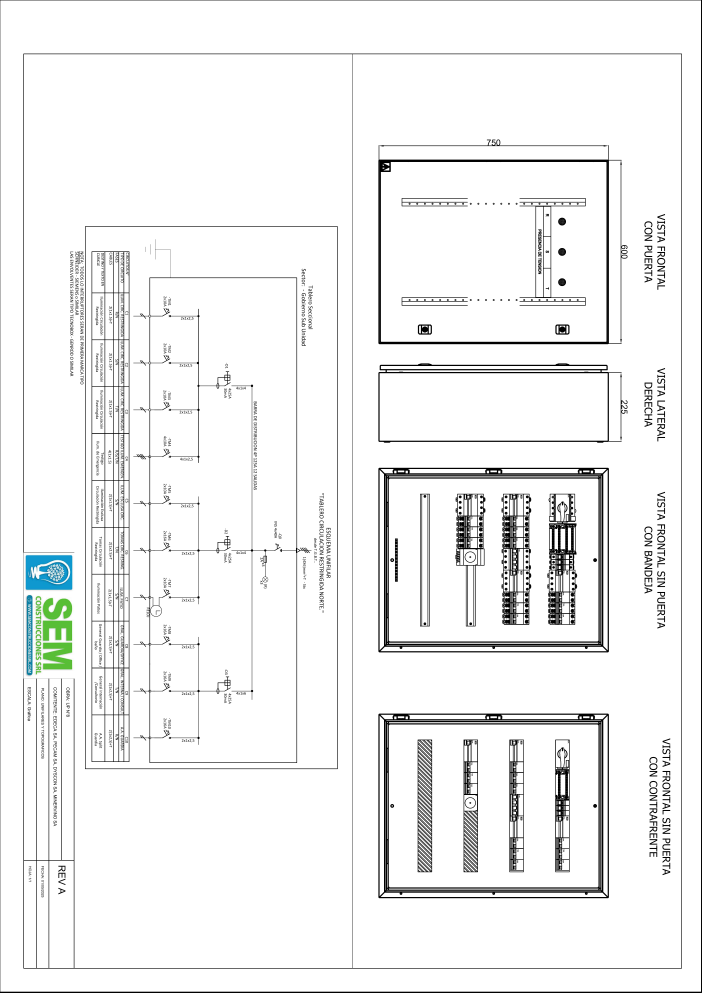
#> input picture files/convertidos/IE-UNI-TOPO R1 - T CR Norte_p1.png, 3508 x 4961 px (shown at 1/5 size); its folder holds only this picture in this run
$ python png.py
#> lines starting #> are read from the running program, lines starting #| are printed output that depends on the picture
import cv2
import numpy as np
import os

def generar_tiles_entrenamiento(carpeta_origen="convertidos",
                                carpeta_destino="pedazos",
                                tile_size=1280,
                                overlap=200,
                                umbral_detalle=0.005):
    """
    Divide los planos en fragmentos de 1280x1280 filtrando los que están vacíos.
    """
#> called with carpeta_origen = 'convertidos', carpeta_destino = 'pedazos', tile_size = 1280, overlap = 200, umbral_detalle = 0.005
    if not os.path.exists(carpeta_destino):
        os.makedirs(carpeta_destino)
        print(f"📁 Carpeta creada: {carpeta_destino}")

    # Listar archivos PNG exportados a 300 DPI
    imagenes = [f for f in os.listdir(carpeta_origen) if f.lower().endswith('.png')]

    if not imagenes:
        print(f"⚠️ No hay imágenes en {carpeta_origen}. Ejecuta primero el script de exportación.")
        return

    total_tiles_generados = 0

    for img_name in imagenes:
        ruta_img = os.path.join(carpeta_origen, img_name)
        img = cv2.imread(ruta_img)
#> img is the input picture: shape (4961, 3508, 3); mean B, G, R 241.6, 241.8, 241.3
        if img is None: continue

        # Convertir a gris para analizar contenido rápidamente
        gray = cv2.cvtColor(img, cv2.COLOR_BGR2GRAY)
        h, w = gray.shape
#> h = 4961; w = 3508

        nombre_base = os.path.splitext(img_name)[0]
        count = 0

        # Barrido por coordenadas con solapamiento (overlap)
        for y in range(0, h - tile_size // 2, tile_size - overlap):
            for x in range(0, w - tile_size // 2, tile_size - overlap):

                # Ajustar el cuadro para no salir de los bordes del plano
                y_end = min(y + tile_size, h)
                x_end = min(x + tile_size, w)
                y_start = max(0, y_end - tile_size)
                x_start = max(0, x_end - tile_size)

                # Extraer el fragmento (Tile)
                tile = img[y_start:y_end, x_start:x_end]
                tile_gray = gray[y_start:y_end, x_start:x_end]

                # --- FILTRO DE CONTENIDO ---
                # Contamos píxeles que no son blancos (trazos del plano)
                # Un valor < 250 indica que hay dibujo o texto
                puntos_interes = np.sum(tile_gray < 250)
                proporcion = puntos_interes / tile_gray.size

                if proporcion > umbral_detalle:
                    nombre_tile = f"{nombre_base}_tile_{count}.jpg"
                    ruta_salida = os.path.join(carpeta_destino, nombre_tile)

                    # Guardar como JPG para que Roboflow lo procese más rápido
                    cv2.imwrite(ruta_salida, tile, [int(cv2.IMWRITE_JPEG_QUALITY), 95])
                    count += 1
                    total_tiles_generados += 1
#> this loop made 5 passes
#> pass 1, in generar_tiles_entrenamiento, `cv2.imwrite(ruta_salida, tile, [int(cv2.IMWRITE_JPEG_QUALITY), 95])`:
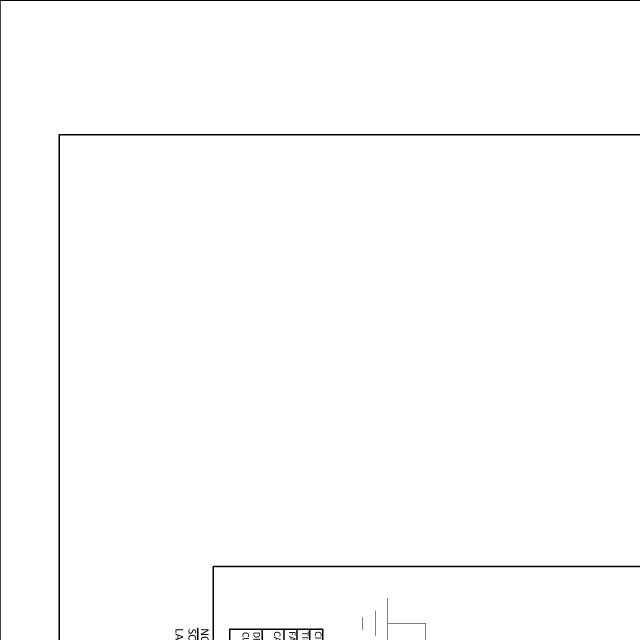
#> saved as IE-UNI-TOPO R1 - T CR Norte_p1_tile_0.jpg: shape (1280, 1280, 3) (shown at 1/2 size); min 0, max 255, mean 252.5
#> pass 1, in generar_tiles_entrenamiento, `cv2.imwrite(ruta_salida, tile, [int(cv2.IMWRITE_JPEG_QUALITY), 95])`:
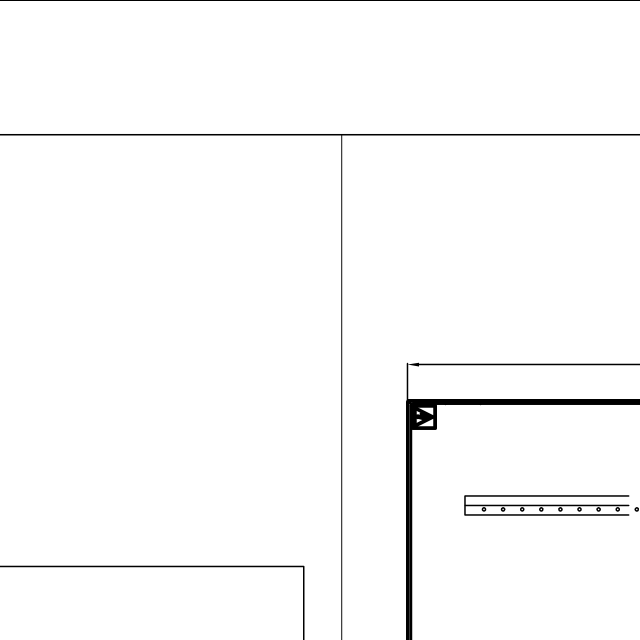
#> saved as IE-UNI-TOPO R1 - T CR Norte_p1_tile_1.jpg: shape (1280, 1280, 3) (shown at 1/2 size); min 0, max 255, mean 250.5
#> pass 1, in generar_tiles_entrenamiento, `cv2.imwrite(ruta_salida, tile, [int(cv2.IMWRITE_JPEG_QUALITY), 95])`:
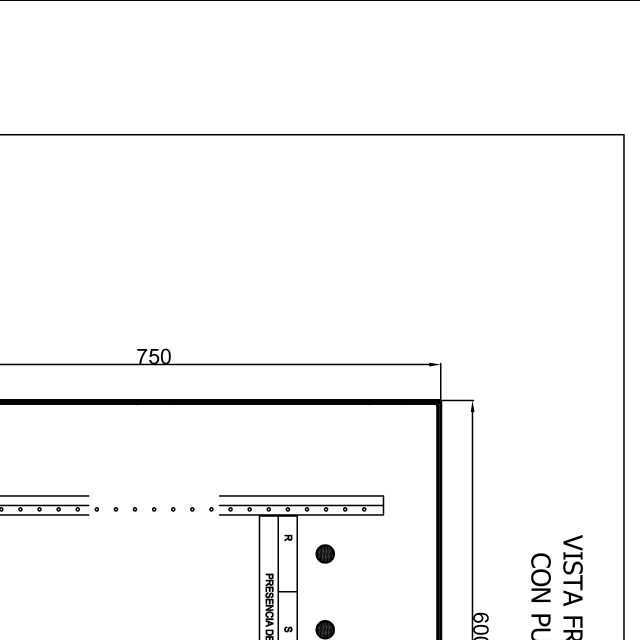
#> saved as IE-UNI-TOPO R1 - T CR Norte_p1_tile_2.jpg: shape (1280, 1280, 3) (shown at 1/2 size); min 0, max 255, mean 247.5
#> pass 2, in generar_tiles_entrenamiento, `cv2.imwrite(ruta_salida, tile, [int(cv2.IMWRITE_JPEG_QUALITY), 95])`:
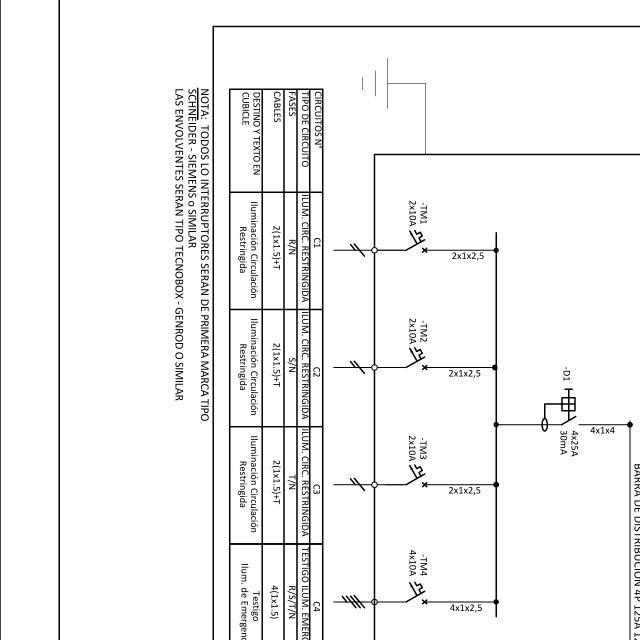
#> saved as IE-UNI-TOPO R1 - T CR Norte_p1_tile_3.jpg: shape (1280, 1280, 3) (shown at 1/2 size); min 0, max 255, mean 243.6
#> after the loop, count = 15; total_tiles_generados = 15

        print(f"✅ {img_name}: Generados {count} fragmentos con contenido.")
#| ✅ IE-UNI-TOPO R1 - T CR Norte_p1.png: Generados 15 fragmentos con contenido.

    print(f"\n🚀 Proceso finalizado. Total de imágenes para Roboflow: {total_tiles_generados}")
#| 🚀 Proceso finalizado. Total de imágenes para Roboflow: 15

if __name__ == "__main__":
    # Asegúrate de que la carpeta de origen coincida con la de tu script anterior
    generar_tiles_entrenamiento()

$ run again, on files/convertidos/IE-UNI-TOPO R1 - T Guardia Sur_p1.png
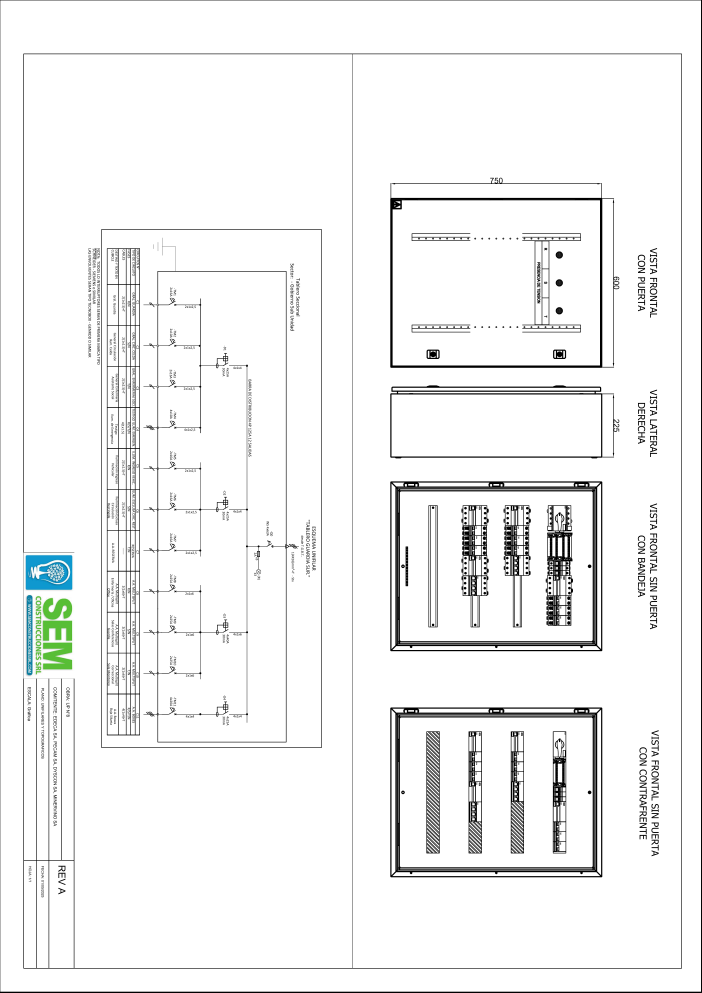
#> input picture files/convertidos/IE-UNI-TOPO R1 - T Guardia Sur_p1.png, 3508 x 4961 px (shown at 1/5 size)
#> in generar_tiles_entrenamiento, img is the input picture: shape (4961, 3508, 3); mean B, G, R 242.8, 243, 242.5
#> the loop in generar_tiles_entrenamiento, `for y in range(0, h - tile_size // 2, tile_size - overlap):` made 5 passes
#> pass 1, in generar_tiles_entrenamiento, `cv2.imwrite(ruta_salida, tile, [int(cv2.IMWRITE_JPEG_QUALITY), 95])`:
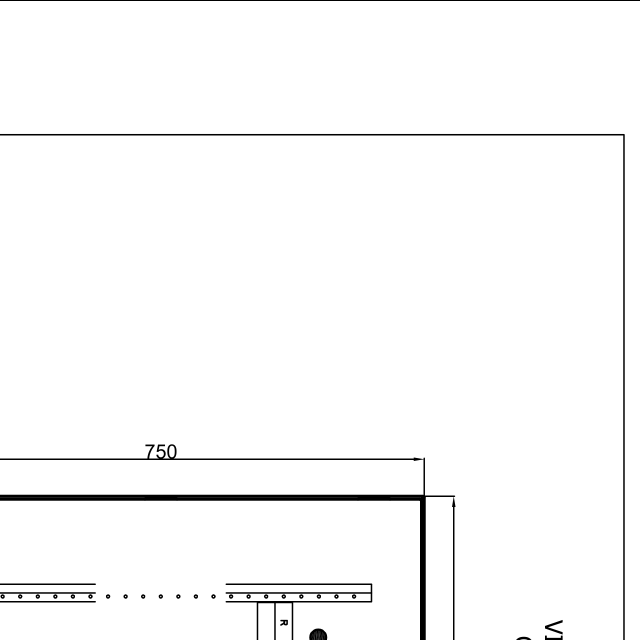
#> saved as IE-UNI-TOPO R1 - T Guardia Sur_p1_tile_2.jpg: shape (1280, 1280, 3) (shown at 1/2 size); min 0, max 255, mean 249.6
#> pass 2, in generar_tiles_entrenamiento, `cv2.imwrite(ruta_salida, tile, [int(cv2.IMWRITE_JPEG_QUALITY), 95])`:
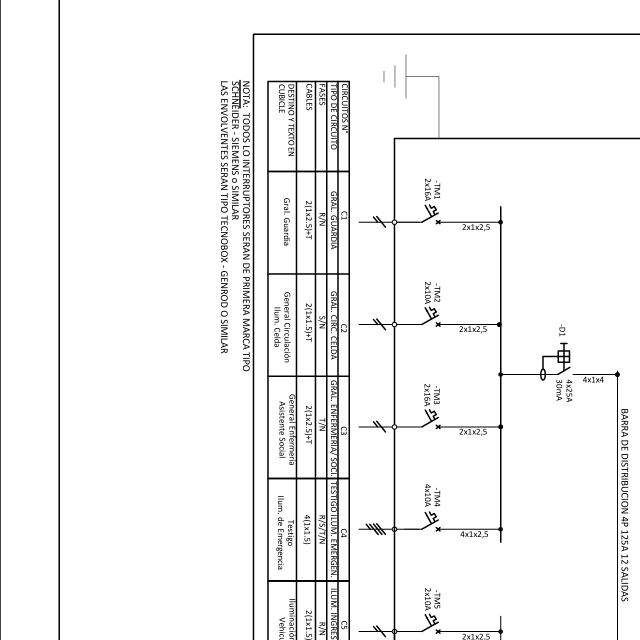
#> saved as IE-UNI-TOPO R1 - T Guardia Sur_p1_tile_3.jpg: shape (1280, 1280, 3) (shown at 1/2 size); min 0, max 255, mean 244.2
#> after the loop in generar_tiles_entrenamiento, `for y in range(0, h - tile_size // 2, tile_size - overlap):`: count = 15
#| ✅ IE-UNI-TOPO R1 - T Guardia Sur_p1.png: Generados 15 fragmentos con contenido.
#| 🚀 Proceso finalizado. Total de imágenes para Roboflow: 15

$ run again, on files/convertidos/IE-UNI-TOPO R1 - T Secc Tipo PB_p1.png
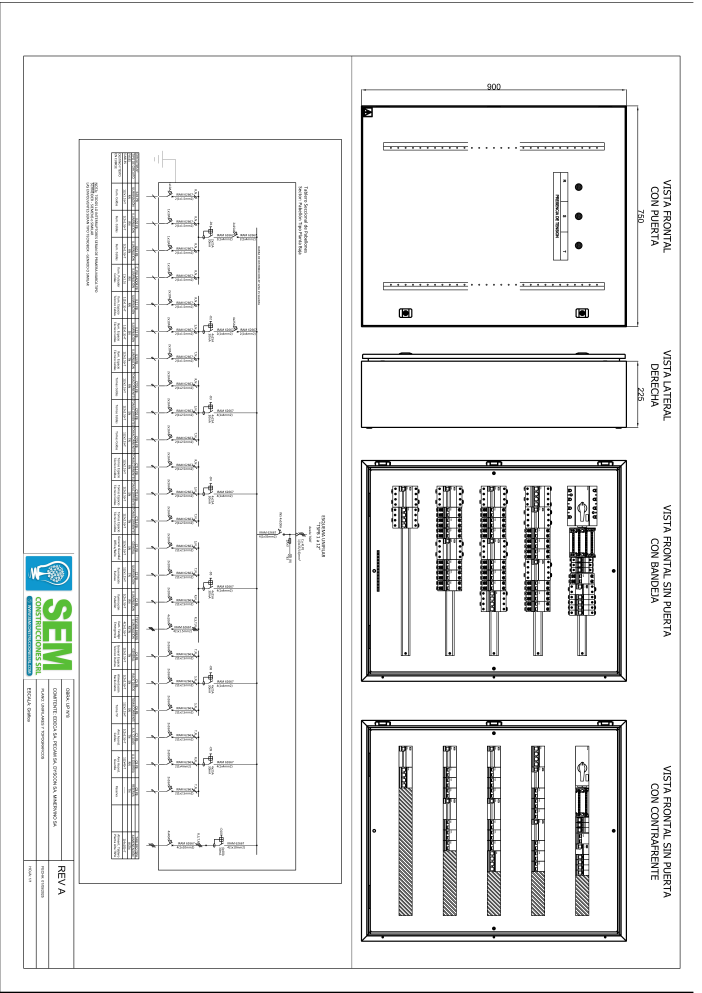
#> input picture files/convertidos/IE-UNI-TOPO R1 - T Secc Tipo PB_p1.png, 3508 x 4961 px (shown at 1/5 size)
#> in generar_tiles_entrenamiento, img is the input picture: shape (4961, 3508, 3); mean B, G, R 238.2, 238.5, 237.9
#> the loop in generar_tiles_entrenamiento, `for y in range(0, h - tile_size // 2, tile_size - overlap):` made 5 passes
#> pass 1, in generar_tiles_entrenamiento, `cv2.imwrite(ruta_salida, tile, [int(cv2.IMWRITE_JPEG_QUALITY), 95])`:
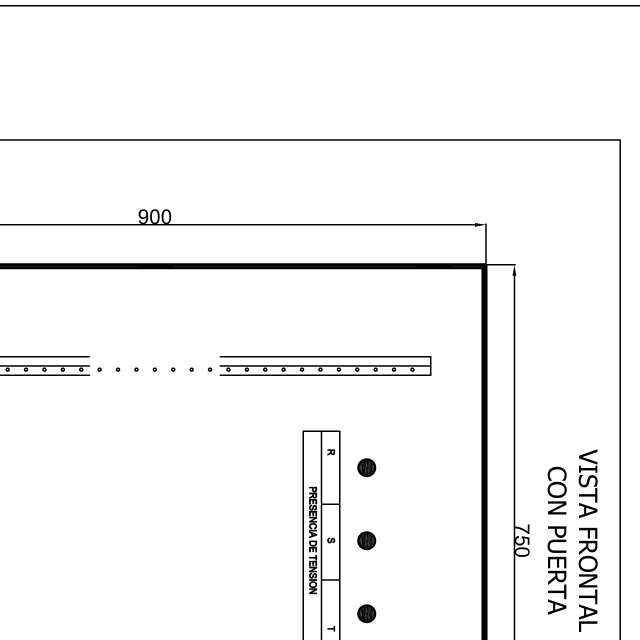
#> saved as IE-UNI-TOPO R1 - T Secc Tipo PB_p1_tile_2.jpg: shape (1280, 1280, 3) (shown at 1/2 size); min 0, max 255, mean 245.3
#> pass 2, in generar_tiles_entrenamiento, `cv2.imwrite(ruta_salida, tile, [int(cv2.IMWRITE_JPEG_QUALITY), 95])`:
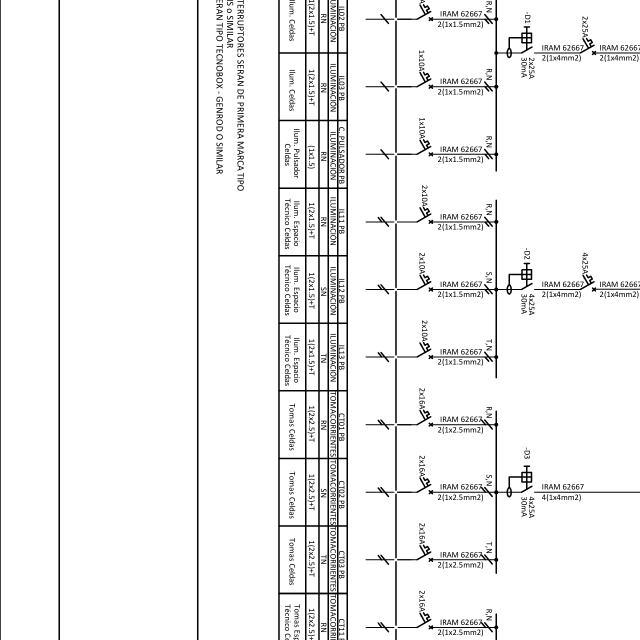
#> saved as IE-UNI-TOPO R1 - T Secc Tipo PB_p1_tile_3.jpg: shape (1280, 1280, 3) (shown at 1/2 size); min 0, max 255, mean 241.8
#> after the loop in generar_tiles_entrenamiento, `for y in range(0, h - tile_size // 2, tile_size - overlap):`: count = 15
#| ✅ IE-UNI-TOPO R1 - T Secc Tipo PB_p1.png: Generados 15 fragmentos con contenido.
#| 🚀 Proceso finalizado. Total de imágenes para Roboflow: 15
